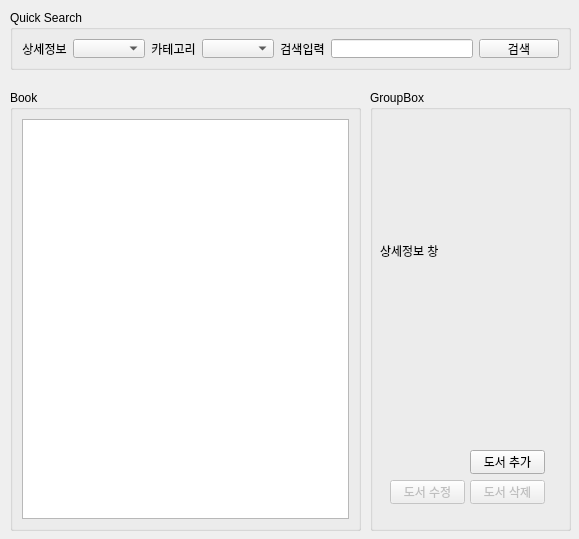
<?xml version="1.0" encoding="UTF-8"?>
<ui version="4.0">
 <class>Form</class>
 <widget class="QWidget" name="Form">
  <property name="geometry">
   <rect>
    <x>0</x>
    <y>0</y>
    <width>579</width>
    <height>539</height>
   </rect>
  </property>
  <property name="windowTitle">
   <string>Form</string>
  </property>
  <widget class="QGroupBox" name="groupBox">
   <property name="geometry">
    <rect>
     <x>10</x>
     <y>10</y>
     <width>561</width>
     <height>60</height>
    </rect>
   </property>
   <property name="title">
    <string>Quick Search</string>
   </property>
   <layout class="QHBoxLayout" name="horizontalLayout">
    <item>
     <widget class="QLabel" name="label">
      <property name="text">
       <string>상세정보</string>
      </property>
      <property name="alignment">
       <set>Qt::AlignCenter</set>
      </property>
     </widget>
    </item>
    <item>
     <widget class="QComboBox" name="comboBoxDetails"/>
    </item>
    <item>
     <widget class="QLabel" name="label_2">
      <property name="text">
       <string>카테고리</string>
      </property>
      <property name="alignment">
       <set>Qt::AlignCenter</set>
      </property>
     </widget>
    </item>
    <item>
     <widget class="QComboBox" name="comboBoxCategory"/>
    </item>
    <item>
     <widget class="QLabel" name="label_3">
      <property name="text">
       <string>검색입력</string>
      </property>
      <property name="alignment">
       <set>Qt::AlignCenter</set>
      </property>
     </widget>
    </item>
    <item>
     <widget class="QLineEdit" name="lineEditSearch"/>
    </item>
    <item>
     <widget class="QPushButton" name="pushButtonSearch">
      <property name="text">
       <string>검색</string>
      </property>
     </widget>
    </item>
   </layout>
  </widget>
  <widget class="QGroupBox" name="groupBox_2">
   <property name="geometry">
    <rect>
     <x>10</x>
     <y>90</y>
     <width>351</width>
     <height>441</height>
    </rect>
   </property>
   <property name="title">
    <string>Book</string>
   </property>
   <layout class="QVBoxLayout" name="verticalLayout">
    <item>
     <widget class="QListWidget" name="listWidgetBooks"/>
    </item>
   </layout>
  </widget>
  <widget class="QGroupBox" name="groupBox_3">
   <property name="geometry">
    <rect>
     <x>370</x>
     <y>90</y>
     <width>201</width>
     <height>441</height>
    </rect>
   </property>
   <property name="title">
    <string>GroupBox</string>
   </property>
   <widget class="QFrame" name="frame">
    <property name="geometry">
     <rect>
      <x>-390</x>
      <y>-70</y>
      <width>631</width>
      <height>571</height>
     </rect>
    </property>
    <property name="frameShape">
     <enum>QFrame::StyledPanel</enum>
    </property>
    <property name="frameShadow">
     <enum>QFrame::Raised</enum>
    </property>
    <widget class="QPushButton" name="pushButtonModifyBook">
     <property name="enabled">
      <bool>false</bool>
     </property>
     <property name="geometry">
      <rect>
       <x>410</x>
       <y>460</y>
       <width>75</width>
       <height>24</height>
      </rect>
     </property>
     <property name="text">
      <string>도서 수정</string>
     </property>
    </widget>
    <widget class="QPushButton" name="pushButtonAddBook">
     <property name="geometry">
      <rect>
       <x>490</x>
       <y>430</y>
       <width>75</width>
       <height>24</height>
      </rect>
     </property>
     <property name="text">
      <string>도서 추가</string>
     </property>
    </widget>
    <widget class="QPushButton" name="pushButtonDeleteBook">
     <property name="enabled">
      <bool>false</bool>
     </property>
     <property name="geometry">
      <rect>
       <x>490</x>
       <y>460</y>
       <width>75</width>
       <height>24</height>
      </rect>
     </property>
     <property name="text">
      <string>도서 삭제</string>
     </property>
    </widget>
    <widget class="QLabel" name="labelDetailInfo">
     <property name="geometry">
      <rect>
       <x>400</x>
       <y>100</y>
       <width>181</width>
       <height>261</height>
      </rect>
     </property>
     <property name="text">
      <string>상세정보 창</string>
     </property>
     <property name="wordWrap">
      <bool>true</bool>
     </property>
    </widget>
   </widget>
  </widget>
 </widget>
 <resources/>
 <connections/>
</ui>
